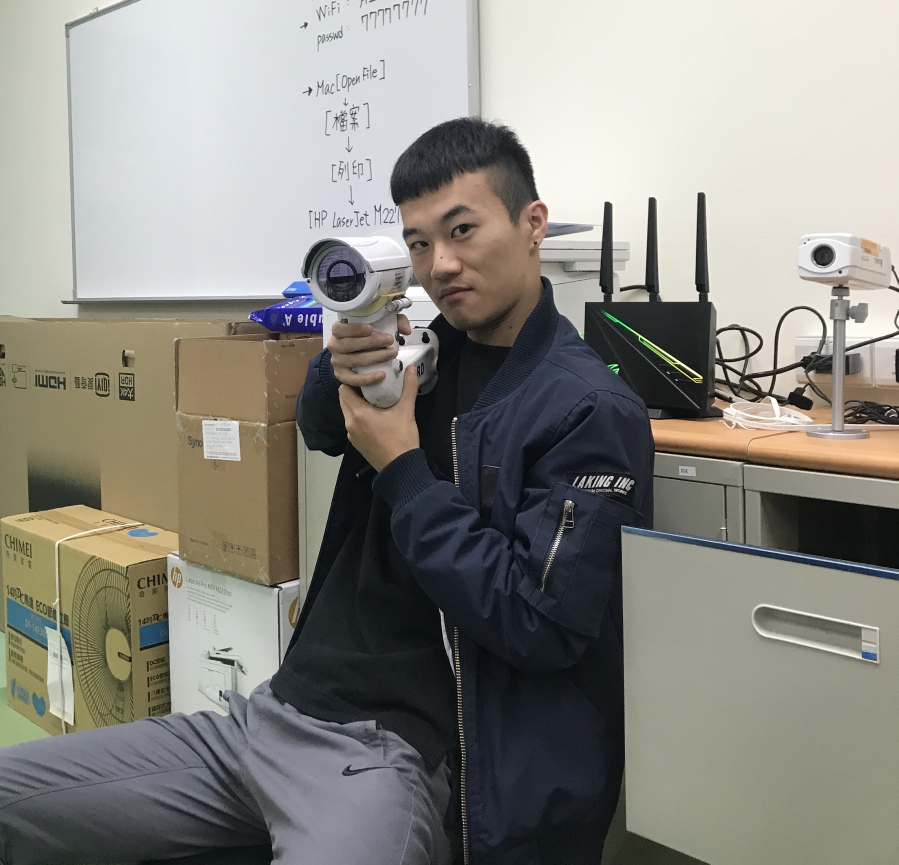
#> input picture MosaicpPhoto/photo.jpg, 2695 x 2594 px (shown at 1/3 size)
$ jupyter execute --allow-errors main1_original.ipynb
#> lines starting #> are read from the running program, lines starting #| are printed output that depends on the picture
[cell 1]
import cv2
import numpy as np
import matplotlib.pyplot as plt

[cell 2]
photo = cv2.imread('photo.jpg')
#> photo is the input picture: shape (2594, 2695, 3); mean B, G, R 130.5, 137.1, 138.8
print('original photo :',photo.shape) #BGR
#| original photo : (2594, 2695, 3)
photo = cv2.resize(photo,(256,256))
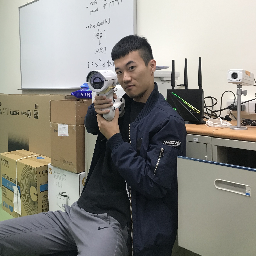
#> photo: shape (256, 256, 3); mean B, G, R 130.4, 137, 138.7
print('resize photo :',photo.shape) #resize
#| resize photo : (256, 256, 3)

### Photo to RGB and show

[cell 3]
photo = cv2.cvtColor(photo, cv2.COLOR_BGR2RGB)

plt.title('Aaron Photo')
plt.imshow(photo)

### Load Tainan photos

[cell 4]
factor_size = 10

import glob
cv_img = []
print('finish :',end='')
for img in glob.glob("Tainan/*.jpg"):
    n = cv2.imread(img)
    n = cv2.resize(n,(factor_size,factor_size))
    n = cv2.cvtColor(n, cv2.COLOR_BGR2RGB)
    cv_img.append(n)
    if len(cv_img) %10 == 0:
        print(len(cv_img),end=' ')
print('\nTainan Photo length :',len(cv_img))

[cell 5]
plt.title('example Tainan Photo')
#> (the rest of this cell did not finish here and is left out)

[cell 6]
output = np.zeros((256*factor_size,256*factor_size,3),dtype=np.uint8)
alpha = 0.5
beta = ( 1.0 - alpha );

print('Loading : ',end='')

#> (the rest of this cell did not finish here and is left out)

[cell 7]
print('Output Photo size : ',output.shape)
plt.title('example Tainan Photo')
plt.imshow(output)

#RGB2GBR
output = cv2.cvtColor(output, cv2.COLOR_BGR2RGB)
#> output: shape (2560, 2560, 3); every value is 0
cv2.imwrite('output.png', output)
#> Out = True
